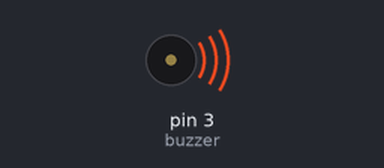
The sketch below on a simulated Arduino Uno, built with avr-gcc and run on an emulated ATmega328P. Shown: buzzer (waves = sounding).

Above: at 0.5 s.
Timing chart, 0 to 4.6 s (numbered marks = the images above):
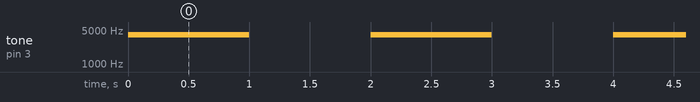

Measured:
- by itself, tone on pin 3 (buzzer): alternates 4000 Hz for 1.0 s and silent for 1.0 s

The sketch:

Buzzer.ino
```cpp
/*
  Buzzer

  Tools : Buzzer (B) , Resistance (100 ohms) (R1)

  Connections :
               - Pin 9 - R1 - B (ve+) .... B (ve-) - GND


  Note: Allways check carfully the wires, devices and sensors
      connections before connect the Arduino to the computer

  created by DR. Alaa Temimy
               20 Feb. 2021
*/

// Define pin number for Buzzer +ve
const int buzzer = 3;

// Define setup parameters
void setup() {
  pinMode (buzzer , OUTPUT); // set buzzer pin as output
  noTone (buzzer); // buzzer initially no sound
}

// Difine loop
void loop () {

  tone (buzzer , 4000) ; // send 4000 Hz sound signal
  delay (1000) ; // signal continue for 1 second
  noTone (buzzer); // stop sound
  delay (1000) ; // delay 1 sec
}
```
